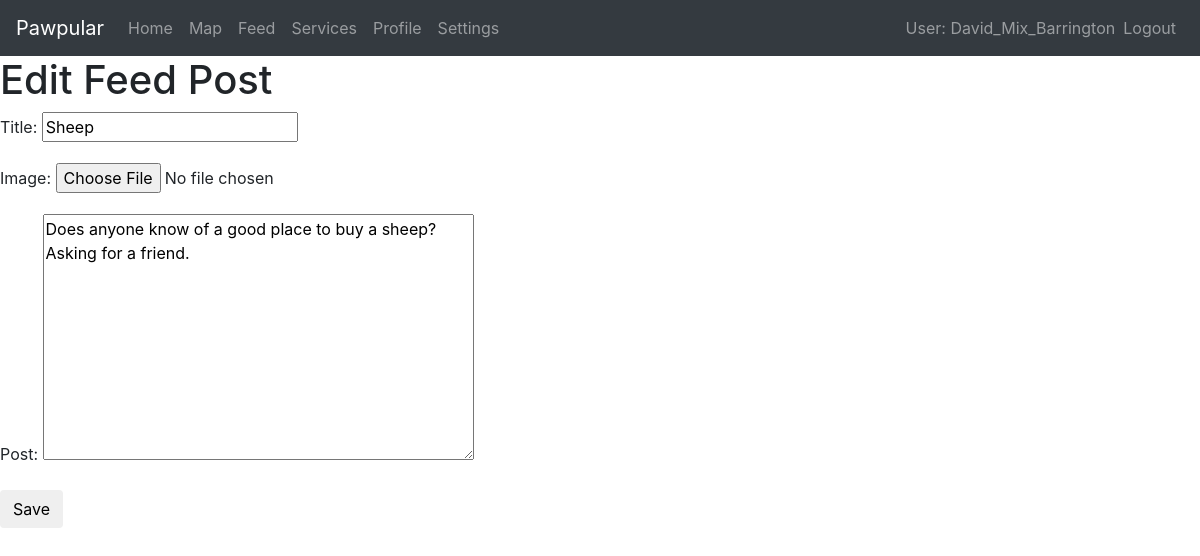
The page /pawpular/chat/feedpost/edit/416037b9-8287-4b6b-9780-adaf1262e850 (signed in) on the database its author committed.
### pawpular/models.py (models this page shows, shortened)
class Post(models.Model):
    createdBy = models.ForeignKey('Profile', on_delete=models.CASCADE)
    id = models.UUIDField(primary_key=True, default=uuid.uuid4)
    text = models.TextField(max_length=150)
    image = models.ImageField(upload_to='uploads/', blank=True,max_length=100)
    createdOn = models.DateField()
    title = models.CharField(max_length=50, default='')
    class Meta:
        abstract = True
        ordering = ["-createdOn","createdBy"]

class FeedPost(Post):
    post = models.TextField(max_length=1000, default='')

### pawpular/views.py (the view)
# urls.py: path(r'chat/feedpost/edit/<uuid:pk>', views.feedpost_edit.as_view(), name='feedpost_edit'),
class feedpost_edit(UpdateView):
    template_name='pawpular/feedpost_edit.html'
    model = FeedPost
    fields=['title','image','post']
    success_url=reverse_lazy('chat')

### pawpular/models.py (called while the page is built)
    def get_absolute_url(self):
        return "/pawpular/profile/" + self.uuid.__str__()

### pawpular/templates/pawpular/feedpost_edit.html
{% extends 'base_generic.html' %}
{% block content %}
    <h1>Edit Feed Post</h1>
    <form method="POST" class="post-form" enctype='multipart/form-data'>{% csrf_token %}
        {{ form.as_p }}
        <button type="submit" class="save btn btn-default">Save</button>
    </form>
{% endblock %}

### pawpular/templates/base_generic.html (shortened to what this page needs)
<html lang="en">
<head>
  <link rel="stylesheet" href="https://maxcdn.bootstrapcdn.com/bootstrap/4.0.0/css/bootstrap.min.css">
</head>
<body data-spy="scroll" data-target=".navbar">
  {% block navbar%}
  <nav class="navbar navbar-expand-md bg-dark navbar-dark">
    <a class="navbar-brand" href="{% url 'index' %}">Pawpular</a>
        <div class="collapse navbar-collapse" id="collapsibleNavbar">
            <ul class="navbar-nav mr-auto">
            {% if user.is_authenticated %}
                <li {% if request.resolver_match.url_name == 'index' %} class="active" {% endif %}>
                        <a class="nav-link" href="{% url 'index' %}">Home</a>
                    </li>
                    <li {% if request.resolver_match.url_name == 'map' %} class="active" {% endif %}>
                        <a class="nav-link" href="{% url 'map' %}">Map</a>
                    </li>
                    <li {% if request.resolver_match.url_name == 'chat' %} class="active" {% endif %}>
                        <a class="nav-link" href="{% url 'chat' %}">Feed</a>
                    </li>
                    <li {% if request.resolver_match.url_name == 'services' %} class="active" {% endif %}>
                        <a class="nav-link" href="{% url 'services' %}">Services</a>
                    </li>
                    <li {% if request.resolver_match.url_name == 'profile' %} class="active" {% endif %}>
                        <a class="nav-link" href={{user.profile.get_absolute_url}} >Profile</a>
                    </li>
                    <li {% if request.resolver_match.url_name == 'settings' %} class="active" {% endif %}>
                        <a class="nav-link" href="{% url 'settings' %}">Settings</a>
                    </li>
                    </ul>
                    <ul class="navbar-nav mrl-auto">
                      <li class="navbar-text">User: {{ user.get_username }}</li>
                        <li class ="navbar-nav">
                          <a class="nav-link" href="{% url 'logout' %}?next={{request.path}}">Logout</a>
                        </li>
                    {% else %}
                      <li class="navbar-nav">
                          <a class = "nav-link" href="{% url 'login'%}?next={{request.path}}">Login</a>
                        </li>
                    </ul>
                    {% endif %}
        </div>
    </nav>
  {% endblock %}
  {% block content %}{% endblock %}
</body>

### rows shown on the page
FeedPost: title "Sheep", post "Does anyone know of a good place to buy a sheep? Asking for a friend."

### other values the page prints
{{ user.get_username }} "David_Mix_Barrington"
